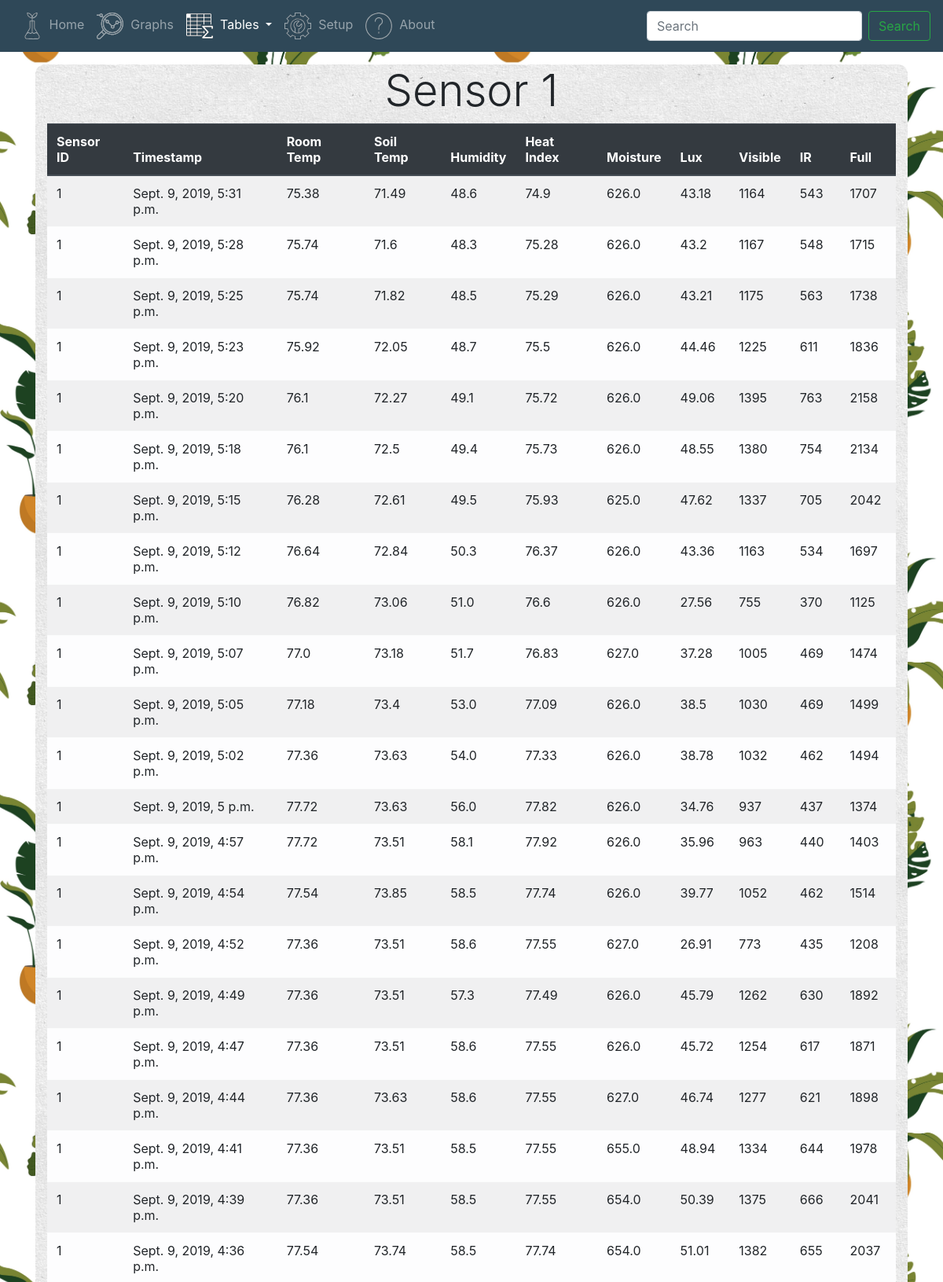
The page /table/1 (upper part) on the database its author committed.
### sensors/models.py (models this page shows, shortened)
class Sensor_data(models.Model):
    sensor_id = models.IntegerField() # Sensor ID to gather data from different sensors
    temp_soil = models.FloatField() # Soil reading from waterproof temp sensor wired probe (fahrenheit)
    temp_room = models.FloatField() # Temp reading from DHT-22 sensor (fahrenheit)
    humidity = models.FloatField() # humidity reading from DHT-22 sensor (fahrenheit)
    heat_index = models.FloatField() # heat index calc from DHT-22 sensor (fahrenheit)
    moisture = models.FloatField() # moisture reading from capacitance moisture sensor
    lux = models.FloatField() # Lux luminosity reading from light sensor
    visible = models.IntegerField() # Visible spectrum light reading from light sensor
    ir = models.IntegerField() # Ifrared spectrum light reading from light sensor
    full = models.IntegerField() # Full spectrum light reading from light sensor
    timestamp = models.DateTimeField('The time/date this data was recorded') # from django.utils import timezone ... timezone.now()

### sensors/views.py (the view)
# urls.py: path('table/<int:sensor_id>', views.table_sensor, name='table_id'),
def table_sensor(request, sensor_id):
    id_list = list(Sensor_data.objects.values_list('sensor_id', flat=True).distinct())
    data_list = Sensor_data.objects.filter(sensor_id=sensor_id).order_by('-timestamp')[:50]
    context = {'id_list': id_list, 'data_list': data_list, 'title': "Sensor " + str(sensor_id)}
    context["tables"] = "active"
    return render(request, 'sensors/table.html', context)

### sensors/templates/sensors/table.html
{% extends 'sensors/navbar.html' %}
{% block content %}
  <div class="graph_9x9">
    <div class="container my-3">
      <div class='row'>
        <div class='col-md-12'>
          <h1 class='display-4'>{{ title }}</h1>
        </div>
      </div>
      <div class='row'>
        <div class='col-md-12'>
          {% if data_list %}
            <table class = "table table-light table-striped table-hover">
              <thead class= "thead-dark">
                <tr>
                  <th scope="row">Sensor ID</th>
                  <th scope="row">Timestamp</th>
                  <th scope="row">Room Temp</th>
                  <th scope="row">Soil Temp</th>
                  <th scope="row">Humidity</th>
                  <th scope="row">Heat Index</th>
                  <th scope="row">Moisture</th>
                  <th scope="row">Lux</th>
                  <th scope="row">Visible</th>
                  <th scope="row">IR</th>
                  <th scope="row">Full</th>
                </tr>
              </thead>
              <tbody>
              {% for data in data_list %}
                <tr>
                  <td scope="col">{{ data.sensor_id }}</td>
                  <td>{{ data.timestamp }}</td>
                  <td>{{ data.temp_room }}</td>
                  <td>{{ data.temp_soil }}</td>
                  <td>{{ data.humidity }}</td>
                  <td>{{ data.heat_index }}</td>
                  <td>{{ data.moisture }}</td>
                  <td>{{ data.lux }}</td>
                  <td>{{ data.visible }}</td>
                  <td>{{ data.ir }}</td>
                  <td>{{ data.full }}</td>
                </tr>
              {% endfor %}
              </tbody>
            </table>
          {% else %}
              <p>No data is available.</p>
          {% endif %}
        </div>
      </div>
    </div>
  </div>
{% endblock content %}

### sensors/static/css/sensors.css (style rules this page uses)
body { background-color: #7EC2AD; background-image: url('../images/plants_pattern.jpg'); background-size: 50%; }
h1, h2, h3, h4, h5, h6 { text-align: center; }
.graph_9x9 { background-image: url('../images/natural_paper.png'); border-radius: 12px; }

### rows shown on the page
Sensor_data: sensor_id "1", timestamp "Sept. 9, 2019, 5:31 p.m.", temp_room "75.38", temp_soil "71.49", humidity "48.6", heat_index "74.9", moisture "626.0", lux "43.18", visible "1164", ir "543", full "1707"
Sensor_data: sensor_id "1", timestamp "Sept. 9, 2019, 5:28 p.m.", temp_room "75.74", temp_soil "71.6", humidity "48.3", heat_index "75.28", moisture "626.0", lux "43.2", visible "1167", ir "548", full "1715"
Sensor_data: sensor_id "1", timestamp "Sept. 9, 2019, 5:25 p.m.", temp_room "75.74", temp_soil "71.82", humidity "48.5", heat_index "75.29", moisture "626.0", lux "43.21", visible "1175", ir "563", full "1738"
Sensor_data: sensor_id "1", timestamp "Sept. 9, 2019, 5:23 p.m.", temp_room "75.92", temp_soil "72.05", humidity "48.7", heat_index "75.5", moisture "626.0", lux "44.46", visible "1225", ir "611", full "1836"
Sensor_data: sensor_id "1", timestamp "Sept. 9, 2019, 5:20 p.m.", temp_room "76.1", temp_soil "72.27", humidity "49.1", heat_index "75.72", moisture "626.0", lux "49.06", visible "1395", ir "763", full "2158"
Sensor_data: sensor_id "1", timestamp "Sept. 9, 2019, 5:18 p.m.", temp_room "76.1", temp_soil "72.5", humidity "49.4", heat_index "75.73", moisture "626.0", lux "48.55", visible "1380", ir "754", full "2134"
Sensor_data: sensor_id "1", timestamp "Sept. 9, 2019, 5:15 p.m.", temp_room "76.28", temp_soil "72.61", humidity "49.5", heat_index "75.93", moisture "625.0", lux "47.62", visible "1337", ir "705", full "2042"
Sensor_data: sensor_id "1", timestamp "Sept. 9, 2019, 5:12 p.m.", temp_room "76.64", temp_soil "72.84", humidity "50.3", heat_index "76.37", moisture "626.0", lux "43.36", visible "1163", ir "534", full "1697"
Sensor_data: sensor_id "1", timestamp "Sept. 9, 2019, 5:10 p.m.", temp_room "76.82", temp_soil "73.06", humidity "51.0", heat_index "76.6", moisture "626.0", lux "27.56", visible "755", ir "370", full "1125"
Sensor_data: sensor_id "1", timestamp "Sept. 9, 2019, 5:07 p.m.", temp_room "77.0", temp_soil "73.18", humidity "51.7", heat_index "76.83", moisture "627.0", lux "37.28", visible "1005", ir "469", full "1474"
Sensor_data: sensor_id "1", timestamp "Sept. 9, 2019, 5:05 p.m.", temp_room "77.18", temp_soil "73.4", humidity "53.0", heat_index "77.09", moisture "626.0", lux "38.5", visible "1030", ir "469", full "1499"
Sensor_data: sensor_id "1", timestamp "Sept. 9, 2019, 5:02 p.m.", temp_room "77.36", temp_soil "73.63", humidity "54.0", heat_index "77.33", moisture "626.0", lux "38.78", visible "1032", ir "462", full "1494"
Sensor_data: sensor_id "1", timestamp "Sept. 9, 2019, 5 p.m.", temp_room "77.72", temp_soil "73.63", humidity "56.0", heat_index "77.82", moisture "626.0", lux "34.76", visible "937", ir "437", full "1374"
Sensor_data: sensor_id "1", timestamp "Sept. 9, 2019, 4:57 p.m.", temp_room "77.72", temp_soil "73.51", humidity "58.1", heat_index "77.92", moisture "626.0", lux "35.96", visible "963", ir "440", full "1403"
Sensor_data: sensor_id "1", timestamp "Sept. 9, 2019, 4:54 p.m.", temp_room "77.54", temp_soil "73.85", humidity "58.5", heat_index "77.74", moisture "626.0", lux "39.77", visible "1052", ir "462", full "1514"
Sensor_data: sensor_id "1", timestamp "Sept. 9, 2019, 4:52 p.m.", temp_room "77.36", temp_soil "73.51", humidity "58.6", heat_index "77.55", moisture "627.0", lux "26.91", visible "773", ir "435", full "1208"
Sensor_data: sensor_id "1", timestamp "Sept. 9, 2019, 4:49 p.m.", temp_room "77.36", temp_soil "73.51", humidity "57.3", heat_index "77.49", moisture "626.0", lux "45.79", visible "1262", ir "630", full "1892"
Sensor_data: sensor_id "1", timestamp "Sept. 9, 2019, 4:47 p.m.", temp_room "77.36", temp_soil "73.51", humidity "58.6", heat_index "77.55", moisture "626.0", lux "45.72", visible "1254", ir "617", full "1871"
Sensor_data: sensor_id "1", timestamp "Sept. 9, 2019, 4:44 p.m.", temp_room "77.36", temp_soil "73.63", humidity "58.6", heat_index "77.55", moisture "627.0", lux "46.74", visible "1277", ir "621", full "1898"
Sensor_data: sensor_id "1", timestamp "Sept. 9, 2019, 4:41 p.m.", temp_room "77.36", temp_soil "73.51", humidity "58.5", heat_index "77.55", moisture "655.0", lux "48.94", visible "1334", ir "644", full "1978"
Sensor_data: sensor_id "1", timestamp "Sept. 9, 2019, 4:39 p.m.", temp_room "77.36", temp_soil "73.51", humidity "58.5", heat_index "77.55", moisture "654.0", lux "50.39", visible "1375", ir "666", full "2041"
Sensor_data: sensor_id "1", timestamp "Sept. 9, 2019, 4:36 p.m.", temp_room "77.54", temp_soil "73.74", humidity "58.5", heat_index "77.74", moisture "654.0", lux "51.01", visible "1382", ir "655", full "2037"

### other values the page prints
{{ title }} "Sensor 1"
